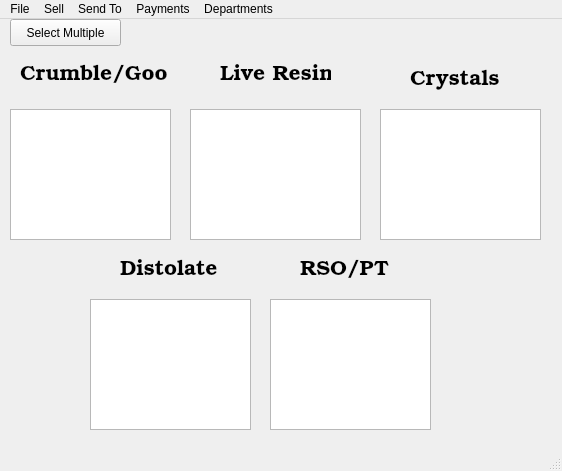
<?xml version="1.0" encoding="UTF-8"?>
<ui version="4.0">
 <class>MainWindow</class>
 <widget class="QMainWindow" name="MainWindow">
  <property name="geometry">
   <rect>
    <x>0</x>
    <y>0</y>
    <width>562</width>
    <height>471</height>
   </rect>
  </property>
  <property name="windowTitle">
   <string>MainWindow</string>
  </property>
  <widget class="QWidget" name="centralwidget">
   <widget class="QListWidget" name="listLive">
    <property name="geometry">
     <rect>
      <x>190</x>
      <y>90</y>
      <width>171</width>
      <height>131</height>
     </rect>
    </property>
    <property name="font">
     <font>
      <family>URW Bookman L</family>
      <pointsize>12</pointsize>
     </font>
    </property>
   </widget>
   <widget class="QLabel" name="labelCry">
    <property name="geometry">
     <rect>
      <x>410</x>
      <y>40</y>
      <width>91</width>
      <height>41</height>
     </rect>
    </property>
    <property name="font">
     <font>
      <family>URW Bookman L</family>
      <pointsize>16</pointsize>
     </font>
    </property>
    <property name="text">
     <string>Crystals</string>
    </property>
   </widget>
   <widget class="QLabel" name="labelRsopt">
    <property name="geometry">
     <rect>
      <x>300</x>
      <y>230</y>
      <width>111</width>
      <height>41</height>
     </rect>
    </property>
    <property name="font">
     <font>
      <family>URW Bookman L</family>
      <pointsize>16</pointsize>
     </font>
    </property>
    <property name="text">
     <string>RSO/PT</string>
    </property>
   </widget>
   <widget class="QListWidget" name="listCrum">
    <property name="geometry">
     <rect>
      <x>10</x>
      <y>90</y>
      <width>161</width>
      <height>131</height>
     </rect>
    </property>
    <property name="font">
     <font>
      <family>URW Bookman L</family>
      <pointsize>12</pointsize>
     </font>
    </property>
   </widget>
   <widget class="QLabel" name="labelCrum">
    <property name="geometry">
     <rect>
      <x>20</x>
      <y>30</y>
      <width>171</width>
      <height>51</height>
     </rect>
    </property>
    <property name="font">
     <font>
      <family>URW Bookman L</family>
      <pointsize>16</pointsize>
     </font>
    </property>
    <property name="text">
     <string>Crumble/Goo</string>
    </property>
   </widget>
   <widget class="QListWidget" name="listCry">
    <property name="geometry">
     <rect>
      <x>380</x>
      <y>90</y>
      <width>161</width>
      <height>131</height>
     </rect>
    </property>
    <property name="font">
     <font>
      <family>URW Bookman L</family>
      <pointsize>12</pointsize>
     </font>
    </property>
   </widget>
   <widget class="QListWidget" name="listDisto">
    <property name="geometry">
     <rect>
      <x>90</x>
      <y>280</y>
      <width>161</width>
      <height>131</height>
     </rect>
    </property>
    <property name="font">
     <font>
      <family>URW Bookman L</family>
      <pointsize>12</pointsize>
     </font>
    </property>
   </widget>
   <widget class="QListWidget" name="listRsopt">
    <property name="geometry">
     <rect>
      <x>270</x>
      <y>280</y>
      <width>161</width>
      <height>131</height>
     </rect>
    </property>
    <property name="font">
     <font>
      <family>URW Bookman L</family>
      <pointsize>12</pointsize>
     </font>
    </property>
   </widget>
   <widget class="QLabel" name="labelDisto">
    <property name="geometry">
     <rect>
      <x>120</x>
      <y>230</y>
      <width>111</width>
      <height>41</height>
     </rect>
    </property>
    <property name="font">
     <font>
      <family>URW Bookman L</family>
      <pointsize>16</pointsize>
     </font>
    </property>
    <property name="text">
     <string>Distolate</string>
    </property>
   </widget>
   <widget class="QLabel" name="labelLive">
    <property name="geometry">
     <rect>
      <x>220</x>
      <y>30</y>
      <width>111</width>
      <height>51</height>
     </rect>
    </property>
    <property name="font">
     <font>
      <family>URW Bookman L</family>
      <pointsize>16</pointsize>
     </font>
    </property>
    <property name="text">
     <string>Live Resin</string>
    </property>
   </widget>
   <widget class="QPushButton" name="pushMultiple">
    <property name="geometry">
     <rect>
      <x>10</x>
      <y>0</y>
      <width>111</width>
      <height>27</height>
     </rect>
    </property>
    <property name="text">
     <string>Select Multiple</string>
    </property>
    <property name="checkable">
     <bool>true</bool>
    </property>
   </widget>
  </widget>
  <widget class="QMenuBar" name="menubar">
   <property name="geometry">
    <rect>
     <x>0</x>
     <y>0</y>
     <width>562</width>
     <height>25</height>
    </rect>
   </property>
   <widget class="QMenu" name="menuSell">
    <property name="title">
     <string>Sell</string>
    </property>
    <addaction name="actionSell_Selected"/>
   </widget>
   <widget class="QMenu" name="menuSend_To">
    <property name="title">
     <string>Send To</string>
    </property>
    <addaction name="actionProduct_Management"/>
   </widget>
   <widget class="QMenu" name="menuAccept_Payment">
    <property name="title">
     <string>Payments</string>
    </property>
    <addaction name="actionPending_Payments"/>
    <addaction name="actionPayments_Recieved"/>
   </widget>
   <widget class="QMenu" name="menuPages">
    <property name="title">
     <string>Departments</string>
    </property>
    <addaction name="actionCustomer_Relations"/>
    <addaction name="actionIntake"/>
    <addaction name="actionLab"/>
    <addaction name="actionFinishing"/>
    <addaction name="actionYield"/>
    <addaction name="actionProduct_Management_2"/>
    <addaction name="actionPackaging"/>
    <addaction name="actionDistillate"/>
    <addaction name="separator"/>
    <addaction name="actionPage_Switch_On_Off"/>
   </widget>
   <widget class="QMenu" name="menuQuit">
    <property name="title">
     <string>File</string>
    </property>
    <addaction name="actionExit"/>
   </widget>
   <addaction name="menuQuit"/>
   <addaction name="menuSell"/>
   <addaction name="menuSend_To"/>
   <addaction name="menuAccept_Payment"/>
   <addaction name="menuPages"/>
  </widget>
  <widget class="QStatusBar" name="statusbar"/>
  <action name="actionSell_Selected">
   <property name="text">
    <string>Sell Selected</string>
   </property>
  </action>
  <action name="actionProduct_Management">
   <property name="text">
    <string>Product Management</string>
   </property>
  </action>
  <action name="actionPending_Payments">
   <property name="text">
    <string>Pending Payments...</string>
   </property>
  </action>
  <action name="actionPayments_Recieved">
   <property name="text">
    <string>Payments Recieved...</string>
   </property>
  </action>
  <action name="actionCustomer_Relations">
   <property name="text">
    <string>Customer Relations</string>
   </property>
  </action>
  <action name="actionIntake">
   <property name="text">
    <string>Intake</string>
   </property>
  </action>
  <action name="actionLab">
   <property name="text">
    <string>Lab</string>
   </property>
  </action>
  <action name="actionFinishing">
   <property name="text">
    <string>Finishing</string>
   </property>
  </action>
  <action name="actionYield">
   <property name="text">
    <string>Yield</string>
   </property>
  </action>
  <action name="actionProduct_Management_2">
   <property name="text">
    <string>Product Management</string>
   </property>
  </action>
  <action name="actionPackaging">
   <property name="text">
    <string>Packaging</string>
   </property>
  </action>
  <action name="actionDistillate">
   <property name="text">
    <string>Distillate</string>
   </property>
  </action>
  <action name="actionPage_Switch_On_Off">
   <property name="checkable">
    <bool>true</bool>
   </property>
   <property name="checked">
    <bool>true</bool>
   </property>
   <property name="text">
    <string>Page Switch On/Off</string>
   </property>
  </action>
  <action name="actionExit">
   <property name="text">
    <string>Exit</string>
   </property>
  </action>
 </widget>
 <resources/>
 <connections/>
</ui>
